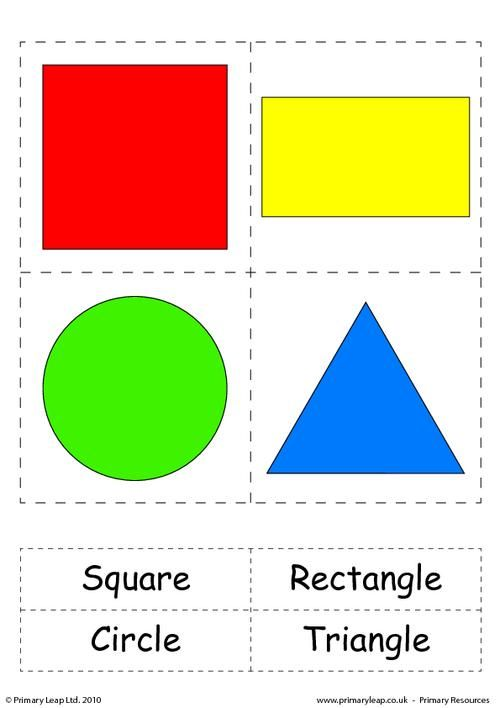
#> input picture Resources/shapes.jpg, 500 x 708 px
$ python chapter08.py
#> lines starting #> are read from the running program, lines starting #| are printed output that depends on the picture; after the words box and inside, x2 and y2 are one past the last pixel; in counts of white or black regions, pixels touching at a corner belong together
# TODO: CONTOURS/SHAPE DETECTION
# https://youtu.be/WQeoO7MI0Bs?t=4539
# define what is the shape of the object

import cv2
import numpy as np

def stackImages(scale, imgArray):
    rows = len(imgArray)
    cols = len(imgArray[0])
    rowsAvailable = isinstance(imgArray[0], list)
    width = imgArray[0][0].shape[1]
    height = imgArray[0][0].shape[0]
    if rowsAvailable:
        for x in range(0, rows):
            for y in range(0, cols):
                if imgArray[x][y].shape[:2] == imgArray[0][0].shape[:2]:
                    imgArray[x][y] = cv2.resize(imgArray[x][y], (0, 0), None, scale, scale)
                else:
                    imgArray[x][y] = cv2.resize(imgArray[x][y], (imgArray[0][0].shape[1], imgArray[0][0].shape[0]),
                                                None, scale, scale)
                if len(imgArray[x][y].shape) == 2: imgArray[x][y] = cv2.cvtColor(imgArray[x][y], cv2.COLOR_GRAY2BGR)
        imageBlank = np.zeros((height, width, 3), np.uint8)
        hor = [imageBlank] * rows
        hor_con = [imageBlank] * rows
        for x in range(0, rows):
            hor[x] = np.hstack(imgArray[x])
        ver = np.vstack(hor)
    else:
        for x in range(0, rows):
            if imgArray[x].shape[:2] == imgArray[0].shape[:2]:
                imgArray[x] = cv2.resize(imgArray[x], (0, 0), None, scale, scale)
            else:
                imgArray[x] = cv2.resize(imgArray[x], (imgArray[0].shape[1], imgArray[0].shape[0]), None, scale, scale)
            if len(imgArray[x].shape) == 2: imgArray[x] = cv2.cvtColor(imgArray[x], cv2.COLOR_GRAY2BGR)
        hor = np.hstack(imgArray)
        ver = hor
    return ver
# Stack Image function in chapter 6

def getContours(image):
    contours, hierarchy = cv2.findContours(image, cv2.RETR_EXTERNAL, cv2.CHAIN_APPROX_NONE)
    # cv2.RETR_EXTERNAL
    # it retrieves the extreme outer contours
    # there are other alternatives that will detect all the contours they will not be filtered out
    # this one is specifically good if you want to find the outer details the outer corners
    # cv2.CHAIN_APPROX_NONE - get full contours
    for cnt in contours:
        # find the area of the cnt
        area = cv2.contourArea(cnt)
        # print(area)
        # draw

        if area > 500:
            cv2.drawContours(imgContour, cnt, -1, (255, 0, 0), 2)
            # area < 500 -> no draw
            # calculate the curve length - help us approximate the corner of our shape
            peri = cv2.arcLength(cnt, True)
            # closed = True - đường kín
            approx = cv2.approxPolyDP(cnt, 0.02*peri, True)
            # approximate the corner point, how many corner points we have
            print(len(approx))
            # give us each point of corner
            objCor = len(approx)
            x, y, width, height = cv2.boundingRect(approx)

            if objCor == 3:
                objectType = "Tri"
            elif objCor == 4:
                apsRatio = width/float(height)
                if 0.95 < apsRatio < 1.05:
                    objectType = "Square"
                else:
                    objectType = "Rectangle"
            elif objCor > 4:
                objectType = "Circle"
            else:
                objectType = "None"

            cv2.rectangle(imgContour, (x, y), (x + width, y + height), (0, 255, 0), 2)
            cv2.putText(imgContour, objectType,
                        (x + width//2 - 10, y + height//2 - 10), cv2.FONT_HERSHEY_COMPLEX, 0.7,
                        (0, 0, 0), 2)
            # // là / sau đó làm tròn


path = "../Resources/shapes.jpg"
img = cv2.imread(path)
#> img is the input picture: shape (708, 500, 3); mean B, G, R 187.4, 216.8, 221.8
imgContour = img.copy()

# pre-process the image
# convert it into gray scale + find the edge
# find the corner point
imgGray = cv2.cvtColor(img, cv2.COLOR_BGR2GRAY)
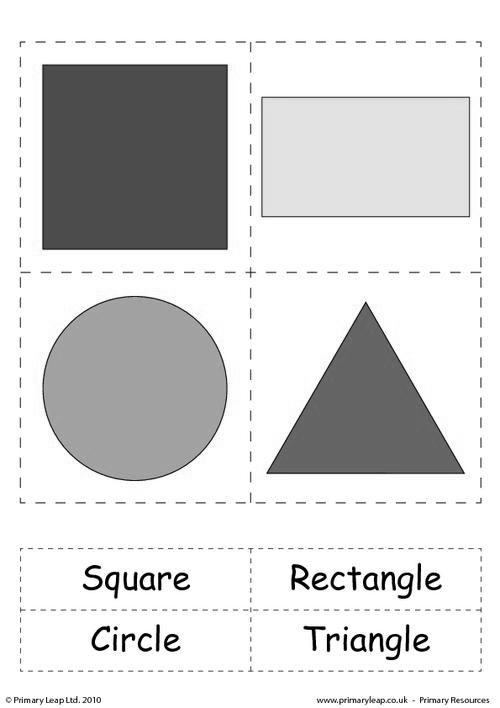
#> imgGray: shape (708, 500); min 0, max 255, mean 215
imgBlur = cv2.GaussianBlur(imgGray, (7, 7), 1)
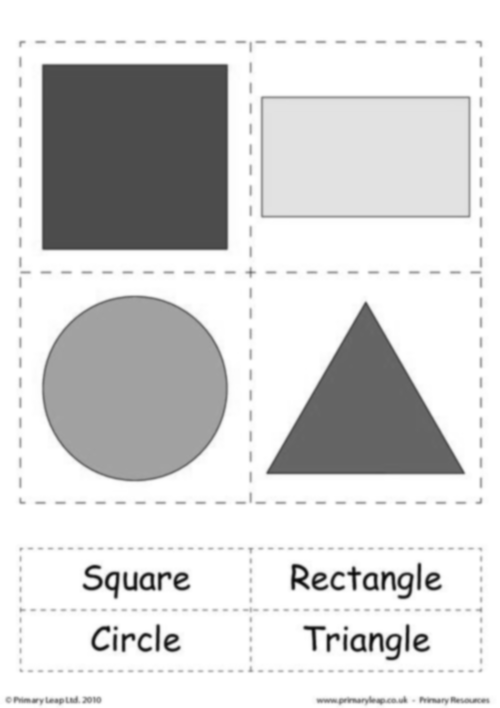
#> imgBlur: shape (708, 500); min 7, max 255, mean 215
imgCanny = cv2.Canny(imgBlur, 50, 50)
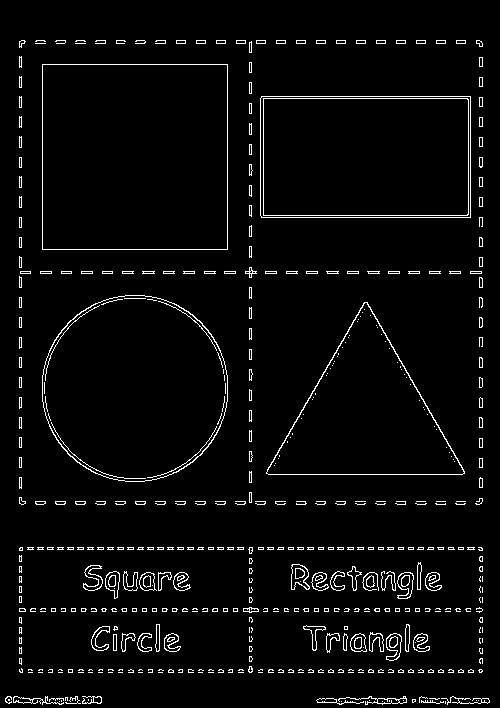
#> imgCanny: shape (708, 500); 3.8% white in thin lines or dots
imgBlank = np.zeros_like(img)

getContours(imgCanny)
#> in getContours, `contours, hierarchy = cv2.findContours(image, cv2.RETR_EXTERNAL, cv2.C..`: contours = 400 contours, 254 with area under 20; largest, box (x1, y1, x2, y2) and area: (42, 64, 228, 250) 34225, (42, 295, 228, 482) 27267, (260, 96, 471, 218) 25407, (266, 302, 465, 475) 17544, (291, 564, 310, 590) 326
#> the loop in getContours, `for cnt in contours:` made 400 passes
#> (area, peri, approx, objCor, x, y, width, height) on passes 365, 370: (25407, 660.8, [[261, 96], [261, 217], [470, 217], [470, 96]], 4, 261, 96, 210, 122), (34225, 740, [[42, 64], [42, 249], [227, 249], [227, 64]], 4, 42, 64, 186, 186)
#> (area, peri, approx, objCor, x, y, width, height) on pass 310: (17543.5, 624.6, [[364, 302], [266, 473], [464, 473]], 3, 266, 302, 199, 172)
#| 3
#| 8
#| 4
#| 4
#> after the loop in getContours, `for cnt in contours:`:
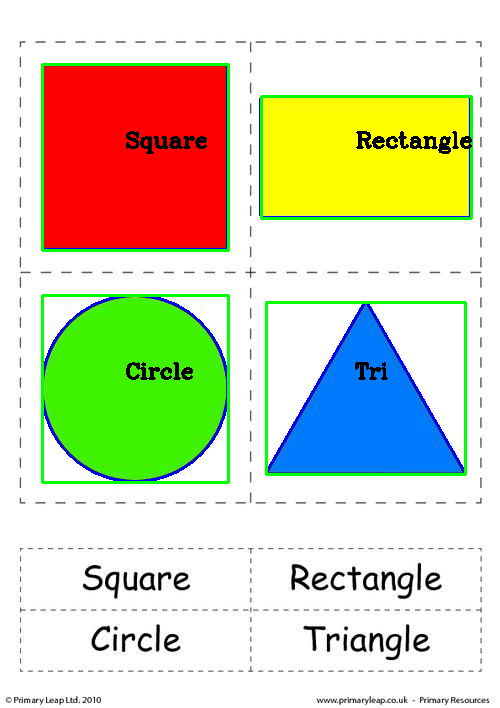
#> imgContour: shape (708, 500, 3); 4.06% of pixels changed, all inside (x1, y1, x2, y2) = (41, 63, 473, 484)

# cv2.imshow("Original", img)
# cv2.imshow("Gray", imgGray)
# cv2.imshow("Blur", imgBlur)
imgStack = stackImages(0.5, ([img, imgGray, imgBlur], [imgCanny, imgContour, imgBlank]))
#> after the loop in stackImages, `for x in range(0, rows):`: hor = 2 items
#> in stackImages, `ver = np.vstack(hor)`:
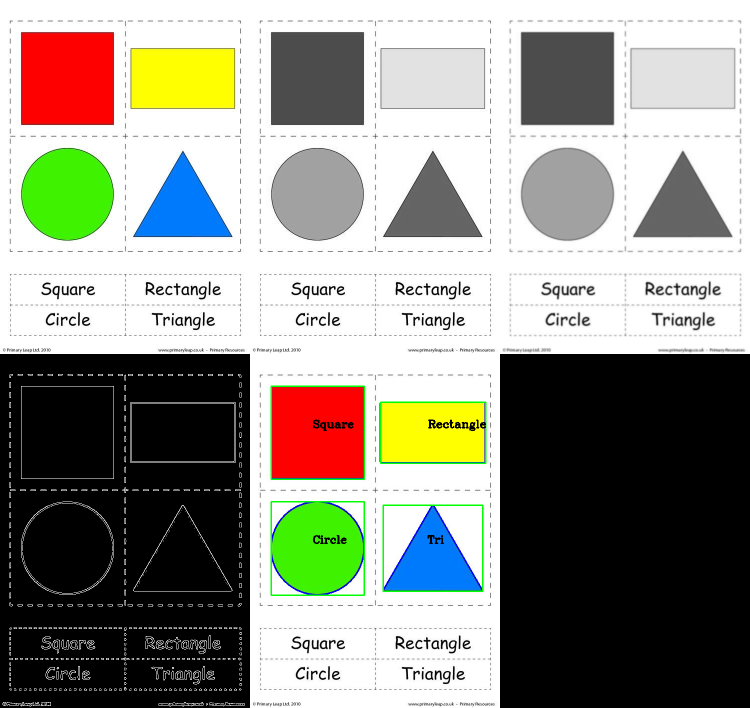
#> ver: shape (708, 750, 3); mean of channels 0, 1, 2 135.1, 145.3, 145.9; drawn as B, G, R
cv2.imshow("Stack", imgStack)
cv2.waitKey(0)
